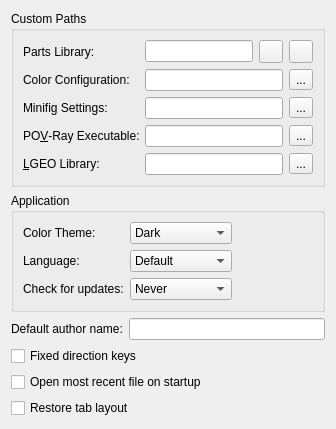
     <widget class="QWidget" name="tabGeneral">
      <attribute name="title">
       <string>General</string>
      </attribute>
      <layout class="QFormLayout" name="formLayout">
       <property name="fieldGrowthPolicy">
        <enum>QFormLayout::ExpandingFieldsGrow</enum>
       </property>
       <item row="1" column="0" colspan="2">
        <widget class="QGroupBox" name="ApplicationGroup">
         <property name="title">
          <string>Application</string>
         </property>
         <layout class="QGridLayout" name="gridLayout_4">
          <item row="1" column="0">
           <widget class="QLabel" name="label_19">
            <property name="text">
             <string>Language:</string>
            </property>
            <property name="buddy">
             <cstring>Language</cstring>
            </property>
           </widget>
          </item>
          <item row="1" column="1">
           <widget class="QComboBox" name="Language">
            <item>
             <property name="text">
              <string>Default</string>
             </property>
            </item>
            <item>
             <property name="text">
              <string>Czech</string>
             </property>
            </item>
            <item>
             <property name="text">
              <string>Deutsch </string>
             </property>
            </item>
            <item>
             <property name="text">
              <string>English</string>
             </property>
            </item>
            <item>
             <property name="text">
              <string>Français</string>
             </property>
            </item>
            <item>
             <property name="text">
              <string>Português</string>
             </property>
            </item>
            <item>
             <property name="text">
              <string>Español</string>
             </property>
            </item>
           </widget>
          </item>
          <item row="2" column="1">
           <widget class="QComboBox" name="checkForUpdates">
            <item>
             <property name="text">
              <string>Never</string>
             </property>
            </item>
            <item>
             <property name="text">
              <string>Once a day</string>
             </property>
            </item>
            <item>
             <property name="text">
              <string>Once a week</string>
             </property>
            </item>
           </widget>
          </item>
          <item row="2" column="0">
           <widget class="QLabel" name="label_10">
            <property name="text">
             <string>Check for updates:</string>
            </property>
            <property name="buddy">
             <cstring>checkForUpdates</cstring>
            </property>
           </widget>
          </item>
          <item row="1" column="2">
           <spacer name="horizontalSpacer_8">
            <property name="orientation">
             <enum>Qt::Horizontal</enum>
            </property>
            <property name="sizeHint" stdset="0">
             <size>
              <width>40</width>
              <height>20</height>
             </size>
            </property>
           </spacer>
          </item>
          <item row="0" column="0">
           <widget class="QLabel" name="label_25">
            <property name="text">
             <string>Color Theme:</string>
            </property>
            <property name="buddy">
             <cstring>Language</cstring>
            </property>
           </widget>
          </item>
          <item row="0" column="1">
           <widget class="QComboBox" name="ColorTheme">
            <item>
             <property name="text">
              <string>Dark</string>
             </property>
            </item>
            <item>
             <property name="text">
              <string>System</string>
             </property>
            </item>
           </widget>
          </item>
         </layout>
        </widget>
       </item>
       <item row="2" column="0">
        <widget class="QLabel" name="label_4">
         <property name="text">
          <string>Default author name:</string>
         </property>
         <property name="buddy">
          <cstring>authorName</cstring>
         </property>
        </widget>
       </item>
       <item row="2" column="1">
        <widget class="QLineEdit" name="authorName"/>
       </item>
       <item row="9" column="0" colspan="2">
        <widget class="QCheckBox" name="fixedDirectionKeys">
         <property name="text">
          <string>Fixed direction keys</string>
         </property>
        </widget>
       </item>
       <item row="10" column="0" colspan="2">
        <widget class="QCheckBox" name="autoLoadMostRecent">
         <property name="text">
          <string>Open most recent file on startup</string>
         </property>
        </widget>
       </item>
       <item row="0" column="0" colspan="2">
        <widget class="QGroupBox" name="CustomPathsGroup">
         <property name="title">
          <string>Custom Paths</string>
         </property>
         <layout class="QFormLayout" name="formLayout_2">
          <item row="0" column="0">
           <widget class="QLabel" name="label_5">
            <property name="text">
             <string>Parts Library:</string>
            </property>
            <property name="buddy">
             <cstring>partsLibrary</cstring>
            </property>
           </widget>
          </item>
          <item row="0" column="1">
           <layout class="QHBoxLayout" name="horizontalLayout_3">
            <item>
             <widget class="QLineEdit" name="partsLibrary"/>
            </item>
            <item>
             <widget class="QToolButton" name="partsLibraryBrowse">
              <property name="icon">
               <iconset resource="../secad.qrc">
                <normaloff>:/resources/file_open.png</normaloff>:/resources/file_open.png</iconset>
              </property>
             </widget>
            </item>
            <item>
             <widget class="QToolButton" name="partsArchiveBrowse">
              <property name="icon">
               <iconset resource="../secad.qrc">
                <normaloff>:/resources/archive.png</normaloff>:/resources/archive.png</iconset>
              </property>
             </widget>
            </item>
           </layout>
          </item>
          <item row="1" column="0">
           <widget class="QLabel" name="label_17">
            <property name="text">
             <string>Color Configuration:</string>
            </property>
            <property name="buddy">
             <cstring>ColorConfigEdit</cstring>
            </property>
           </widget>
          </item>
          <item row="1" column="1">
           <layout class="QHBoxLayout" name="ColorConfigLayout">
            <item>
             <widget class="QLineEdit" name="ColorConfigEdit"/>
            </item>
            <item>
             <widget class="QToolButton" name="ColorConfigBrowseButton">
              <property name="text">
               <string>...</string>
              </property>
             </widget>
            </item>
           </layout>
          </item>
          <item row="2" column="0">
           <widget class="QLabel" name="label_18">
            <property name="text">
             <string>Minifig Settings:</string>
            </property>
            <property name="buddy">
             <cstring>MinifigSettingsEdit</cstring>
            </property>
           </widget>
          </item>
          <item row="2" column="1">
           <layout class="QHBoxLayout" name="MinifigSettingsLayout">
            <item>
             <widget class="QLineEdit" name="MinifigSettingsEdit"/>
            </item>
            <item>
             <widget class="QToolButton" name="MinifigSettingsBrowseButton">
              <property name="text">
               <string>...</string>
              </property>
             </widget>
            </item>
           </layout>
          </item>
          <item row="3" column="0">
           <widget class="QLabel" name="povrayLabel">
            <property name="text">
             <string>PO&amp;V-Ray Executable:</string>
            </property>
            <property name="buddy">
             <cstring>povrayExecutable</cstring>
            </property>
           </widget>
          </item>
          <item row="3" column="1">
           <layout class="QHBoxLayout" name="povrayLayout">
            <item>
             <widget class="QLineEdit" name="povrayExecutable"/>
            </item>
            <item>
             <widget class="QToolButton" name="povrayExecutableBrowse">
              <property name="text">
               <string>...</string>
              </property>
             </widget>
            </item>
           </layout>
          </item>
          <item row="4" column="0">
           <widget class="QLabel" name="label_9">
            <property name="text">
             <string>&amp;LGEO Library:</string>
            </property>
            <property name="buddy">
             <cstring>lgeoPath</cstring>
            </property>
           </widget>
          </item>
          <item row="4" column="1">
           <layout class="QHBoxLayout" name="horizontalLayout_10">
            <item>
             <widget class="QLineEdit" name="lgeoPath"/>
            </item>
            <item>
             <widget class="QToolButton" name="lgeoPathBrowse">
              <property name="text">
               <string>...</string>
              </property>
             </widget>
            </item>
           </layout>
          </item>
         </layout>
        </widget>
       </item>
       <item row="11" column="0" colspan="2">
        <widget class="QCheckBox" name="RestoreTabLayout">
         <property name="text">
          <string>Restore tab layout</string>
         </property>
        </widget>
       </item>
      </layout>
     </widget>
